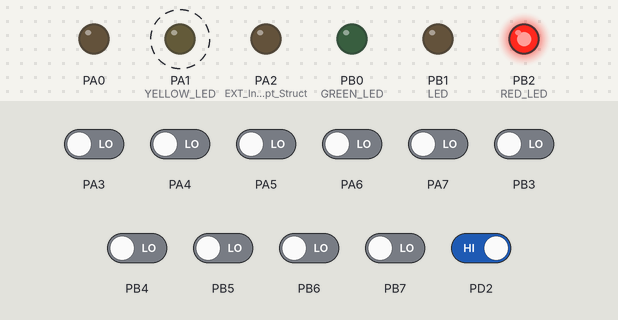
Simulated run of this program. Board: ATmega32, built with avr-gcc and emulated at 8 MHz. On the bench: output pins drawn as LEDs (lit = HIGH). Dashed ring = blinking. The test bench sets the inputs (shaded band); at power-on: PD2 HIGH, PA3–7, PB3–7 LOW.

Above: at 8.7 s.
8.8 s: PD2 driven LOW
At 10.3 s:
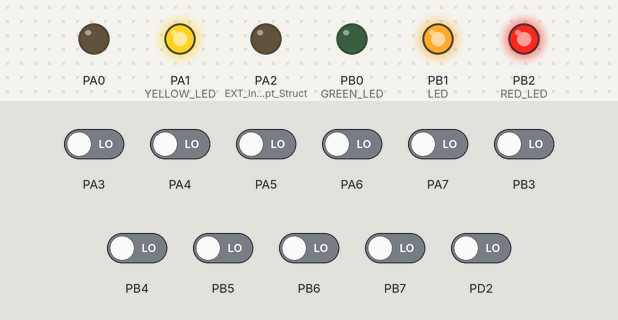
At 15.3 s:
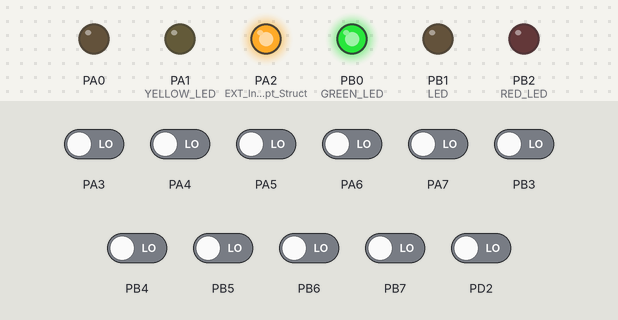
Timing chart, 0 to 31.3 s (numbered marks = the images above; inputs shaded):
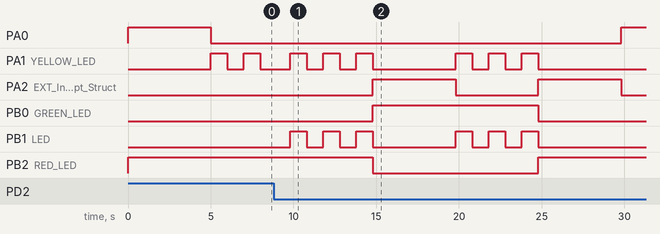

Measured:
- after the input at 8.8 s, PA2 (EXT_Interrupt_Struct): alternates HIGH for 5.0 s and LOW for 5.0 s, starting after 6.0 s; PB0 (GREEN_LED): LOW → HIGH after 6.0 s, → LOW 10.0 s later

The program:

main.c
```c
/******************************************************************************
 *
 * Module: Main Function
 *
 * File Name: main.c
 *
 * Description: Source file for the main function
 *
 * Author: Moaz Mohamed
 *
 *******************************************************************************/

/*******************************************************************************
 *                                Includes                                     *
 *******************************************************************************/
#include "../Application/app.h"

/*******************************************************************************
 *                                Main Function                                *
 *******************************************************************************/

int main(void)
{

	app_start();
	while(1);
}
```

app.c
```c
/******************************************************************************
 *
 * Module: Application
 *
 * File Name: app.c
 *
 * Description: Source file for the application layer
 *
 * Author: Moaz Mohamed
 *
 *******************************************************************************/

/*******************************************************************************
 *                                Includes                                     *
 *******************************************************************************/
#include "app.h"
#include "../HAL/led.h"

/*******************************************************************************
 *                           Global Variables                                  *
 *******************************************************************************/
/*Global flags indicating which led is currently on in the car traffic lights*/
static boolean g_car_red_on=FALSE;
static boolean g_car_yellow_on=FALSE;
static boolean g_car_green_on=FALSE;

/*Global Timer0 configuration structure used in normal mode, it's configured to trigger an interrupt every second*/
static Timer0_ConfigType Timer0_Struct={
		0,0,TIMER0_F_CPU_256,TIMER0_NORMAL_MODE
};

/*Global Timer1 configuration structure used in normal mode, it's configured to trigger an interrupt every second*/
static Timer1_ConfigType Timer1_Struct={
		0,31250,TIMER1_F_CPU_256,TIMER1_COMPARE_MODE
};

/*Variables used in normal mode logic*/
/*This variable indicates which snippet of code to be executed in the switch statement*/
LED_State normal_state=GREEN;

/*Counter used to count the number of interrupts to reaching 1 second*/
uint16 normal_interrupt_counter=0;

/*Counter used in counting the number of yellow LED blinks*/
uint8 normal_yellow_LED_counter=0;
boolean normal_yellow_on=TRUE;

/*Flag to prevent multiple interrupts to be triggered by the button*/
boolean g_button_interrupt_flag=TRUE;

/*******************************************************************************
 *                      Functions Definitions                                  *
 *******************************************************************************/
/*
 * Description : This functions starts the application.
 */
void app_start()
{
	/*External interrupt 0 configuration*/
	EXT_Interrupts_ConfigType EXT_Interrupt_Struct={
			EXT_INT0,EXT_FALLING_EDGE,button_callBack
	};

	/*Enable the I-bit*/
	SREG|=(1<<7);

	/*Setup Timer1 callback, .i.e, the pedestrian mode logic*/
	Timer1_setCallBack(timer1_callBack);
	/*Setup Timer0 callback, .i.e, the normal mode logic*/
	Timer0_setCallBack(timer0_callBack);
	/*Configure the LEDs*/
	setup_LEDs();
	/*Configure INT0*/
	EXT_Interrupts_interruptSetup(&EXT_Interrupt_Struct);
	/*Start Timer0, thus start the system in normal mode*/
	Timer0_init(&Timer0_Struct);

	while(1);
}

/*
 * Description : This functions configure the pins that are connected to the leds as output pins
 */
void setup_LEDs()
{
	uint8 pin_index=0;

	for(pin_index=0; pin_index<3; pin_index++)
	{
		LED_setup(CAR_LEDS_PORT_ID, pin_index);
		LED_setup(PEDESTRIANS_PORT_ID, pin_index);
	}
}

/*
 * Description : This functions contains the logic of the instructions to be executed when the button triggers an interrupt.
 */
void button_callBack()
{
	if(g_button_interrupt_flag==TRUE)
	{
		g_button_interrupt_flag=FALSE;
		Timer0_deInit();
		Timer1_init(&Timer1_Struct);
	}
}

/*
 * Description : This functions contains the logic of the instructions to be executed when Timer1 triggers an interrupt.
 */
void timer1_callBack()
{
	static uint8 seconds=0;
	static boolean yellow_on=TRUE;
	static Mode_Switching mode_state=ENTERING_PEDESTRIANS;
	static Mode_Switching mode_subState=ENTERING_PEDESTRIANS;
	if(g_car_red_on==TRUE)
	{
		switch(mode_state)
		{
		case ENTERING_PEDESTRIANS:
			LED_off(PEDESTRIANS_PORT_ID,RED_LED);
			LED_on(CAR_LEDS_PORT_ID,RED_LED);
			LED_on(PEDESTRIANS_PORT_ID,GREEN_LED);
			seconds++;
			if(seconds==5)
			{
				LED_off(CAR_LEDS_PORT_ID,RED_LED);
				LED_on(CAR_LEDS_PORT_ID,YELLOW_LED);
				LED_on(PEDESTRIANS_PORT_ID,YELLOW_LED);
				seconds=0;
				mode_state=RETURNING_TO_NORMAL;
			}
			break;
		case RETURNING_TO_NORMAL:
			seconds++;
			if(seconds==5)
			{
				seconds=0;
				mode_state=INITIALIZING_FOR_NORMAL;
				LED_off(CAR_LEDS_PORT_ID,YELLOW_LED);
				LED_off(PEDESTRIANS_PORT_ID,YELLOW_LED);
				LED_on(CAR_LEDS_PORT_ID,RED_LED);
				LED_on(PEDESTRIANS_PORT_ID,RED_LED);
				LED_off(PEDESTRIANS_PORT_ID,GREEN_LED);
			}
			else
			{
				LED_toggle(CAR_LEDS_PORT_ID,YELLOW_LED);
				LED_toggle(PEDESTRIANS_PORT_ID,YELLOW_LED);
			}
			break;
		case INITIALIZING_FOR_NORMAL:
			seconds++;
			if(seconds==5)
			{
				seconds=0;
				yellow_on=TRUE;
				mode_state=ENTERING_PEDESTRIANS;
				LED_off(CAR_LEDS_PORT_ID,RED_LED);
				reinitializeForNormalMode();
				g_button_interrupt_flag=TRUE;
				Timer1_deInit();
				Timer0_init(&Timer0_Struct);
			}
			break;
		}
	}
	else if(g_car_green_on==TRUE || g_car_yellow_on==TRUE)
	{
		switch (mode_state)
		{
		case ENTERING_PEDESTRIANS:
			switch (mode_subState)
			{
			case ENTERING_PEDESTRIANS:
				LED_on(PEDESTRIANS_PORT_ID, RED_LED);
				LED_off(CAR_LEDS_PORT_ID,GREEN_LED);
				if(yellow_on==TRUE)
				{
					yellow_on=FALSE;
					LED_on(PEDESTRIANS_PORT_ID,YELLOW_LED);
					LED_on(CAR_LEDS_PORT_ID,YELLOW_LED);
				}
				else
				{
					seconds++;
					if(seconds==5)
					{
						LED_off(PEDESTRIANS_PORT_ID,YELLOW_LED);
						LED_off(CAR_LEDS_PORT_ID,YELLOW_LED);
						LED_on(CAR_LEDS_PORT_ID,RED_LED);
						LED_off(CAR_LEDS_PORT_ID,GREEN_LED);
						LED_on(PEDESTRIANS_PORT_ID,GREEN_LED);
						LED_off(PEDESTRIANS_PORT_ID, RED_LED);
						seconds=0;
						yellow_on=TRUE;
						mode_subState = RETURNING_TO_NORMAL;
					}
					else
					{
						LED_toggle(PEDESTRIANS_PORT_ID,YELLOW_LED);
						LED_toggle(CAR_LEDS_PORT_ID,YELLOW_LED);
					}
				}
				break;
			case RETURNING_TO_NORMAL:
				seconds++;
				if(seconds==5)
				{
					seconds=0;
					LED_off(CAR_LEDS_PORT_ID,RED_LED);
					LED_on(PEDESTRIANS_PORT_ID,YELLOW_LED);
					LED_on(CAR_LEDS_PORT_ID,YELLOW_LED);
					mode_subState = ENTERING_PEDESTRIANS;
					mode_state=RETURNING_TO_NORMAL;
				}
				break;
			case INITIALIZING_FOR_NORMAL:
				/*Do Nothing*/
				break;
			}
			break;
			case RETURNING_TO_NORMAL:
				seconds++;
				if(seconds==5)
				{
					seconds=0;
					mode_state=INITIALIZING_FOR_NORMAL;
					LED_off(CAR_LEDS_PORT_ID,YELLOW_LED);
					LED_off(PEDESTRIANS_PORT_ID,YELLOW_LED);
					LED_on(CAR_LEDS_PORT_ID,RED_LED);
					LED_on(PEDESTRIANS_PORT_ID,RED_LED);
					LED_off(PEDESTRIANS_PORT_ID,GREEN_LED);
				}
				else
				{
					LED_toggle(CAR_LEDS_PORT_ID,YELLOW_LED);
					LED_toggle(PEDESTRIANS_PORT_ID,YELLOW_LED);
				}
				break;
			case INITIALIZING_FOR_NORMAL:
				seconds++;
				if(seconds==5)
				{
					seconds=0;
					yellow_on=TRUE;
					mode_state=ENTERING_PEDESTRIANS;
					mode_subState=ENTERING_PEDESTRIANS;
					LED_off(CAR_LEDS_PORT_ID,RED_LED);
					reinitializeForNormalMode();
					g_button_interrupt_flag=TRUE;
					Timer1_deInit();
					Timer0_init(&Timer0_Struct);
				}
				break;
		}
	}
	else
	{

	}
}

/*
 * Description : This functions contains the logic of the instructions to be executed when Timer0 triggers an interrupt.
 */
void timer0_callBack()
{
	LED_on(PEDESTRIANS_PORT_ID,RED_LED);
	switch (normal_state)
	{
	case GREEN:
		LED_on(CAR_LEDS_PORT_ID, GREEN_LED);
		g_car_green_on=TRUE;
		g_car_red_on=FALSE;
		g_car_yellow_on=FALSE;
		normal_interrupt_counter++;
		if(normal_interrupt_counter==610)
		{
			LED_off(CAR_LEDS_PORT_ID, GREEN_LED);
			g_car_green_on=FALSE;
			normal_interrupt_counter=0;
			normal_state=YELLOW;
		}
		else
		{

		}
		break;
	case YELLOW:
		if(normal_yellow_on==TRUE)
		{
			g_car_yellow_on=TRUE;
			g_car_red_on=FALSE;
			g_car_green_on=FALSE;
			LED_on(CAR_LEDS_PORT_ID, YELLOW_LED);
			normal_yellow_on=FALSE;
		}
		normal_interrupt_counter++;
		if(normal_interrupt_counter==122)
		{
			normal_yellow_LED_counter++;
			normal_interrupt_counter=0;
			if(normal_yellow_LED_counter==5)
			{
				LED_off(CAR_LEDS_PORT_ID, YELLOW_LED);
				g_car_yellow_on=FALSE;
				normal_yellow_LED_counter=0;
				normal_interrupt_counter=0;
				normal_yellow_on=TRUE;
				normal_state=RED;
			}
			else
			{
				LED_toggle(CAR_LEDS_PORT_ID, YELLOW_LED);
			}
		}
		else
		{

		}
		break;
	case RED:
		LED_on(CAR_LEDS_PORT_ID, RED_LED);
		g_car_yellow_on=FALSE;
		g_car_red_on=TRUE;
		g_car_green_on=FALSE;
		if(normal_interrupt_counter<610)
		{
			normal_interrupt_counter++;
		}
		else
		{
			LED_off(CAR_LEDS_PORT_ID, RED_LED);
			g_car_red_on=FALSE;
			normal_interrupt_counter=0;
			normal_state=GREEN;
		}
		break;
	}
}

/*
 * Description : This functions reinitialize global values used in the callback function of timer0.
 */
void reinitializeForNormalMode()
{
	normal_state=GREEN;
	normal_interrupt_counter=0;
	normal_yellow_LED_counter=0;
	normal_yellow_on=TRUE;
}
```

app.h
```c
 /******************************************************************************
 *
 * Module: Application
 *
 * File Name: app.h
 *
 * Description: Header file for the application layer
 *
 * Author: Moaz Mohamed
 *
 *******************************************************************************/

#ifndef APP_H_
#define APP_H_

/*******************************************************************************
 *                                Includes                                     *
 *******************************************************************************/
#include "../Definitions_and_Macros/std_types.h"
#include "../HAL/led.h"

/*******************************************************************************
 *                      Preprocessor Macros                                    *
 *******************************************************************************/
#define CAR_LEDS_PORT_ID 		PORTA_ID
#define PEDESTRIANS_PORT_ID		PORTB_ID
#define GREEN_LED				PIN0_ID
#define YELLOW_LED				PIN1_ID
#define RED_LED					PIN2_ID

/*******************************************************************************
 *                         Types Declaration                                   *
 *******************************************************************************/
typedef enum{
	GREEN,YELLOW,RED
}LED_State;

typedef enum{
	ENTERING_PEDESTRIANS, RETURNING_TO_NORMAL,INITIALIZING_FOR_NORMAL
}Mode_Switching;

/*******************************************************************************
 *                      Functions Prototypes                                   *
 *******************************************************************************/
/*
 * Description : This functions starts the application.
 */
void app_start();

/*
 * Description : This functions configure the pins that are connected to the leds as output pins
 */
void setup_LEDs();

/*
 * Description : This functions contains the logic of the instructions to be executed when the button triggers an interrupt.
 */
void button_callBack();

/*
 * Description : This functions contains the logic of the instructions to be executed when Timer1 triggers an interrupt.
 */
void timer1_callBack();

/*
 * Description : This functions contains the logic of the instructions to be executed when Timer0 triggers an interrupt.
 */
void timer0_callBack();

/*
 * Description : This functions reinitialize global values used in the callback function of timer0.
 */
void reinitializeForNormalMode();

#endif /* APP_H_ */
```

led.c
```c
 /******************************************************************************
 *
 * Module: LED Module
 *
 * File Name: led.c
 *
 * Description: Source file for LED Module
 *
 * Author: Moaz Mohamed
 *
 *******************************************************************************/

/*******************************************************************************
 *                                Includes                                     *
 *******************************************************************************/
#include "led.h"
#include "../MCAL/GPIO/gpio.h"

/*******************************************************************************
 *                      Functions Definitions                                  *
 *******************************************************************************/
/*
 * Description : This function is responsible for setting up a led to be connected to a specific port and pin in the mcu.
 */
LED_FunctionState LED_setup(uint8 port_num, uint8 pin_num)
{
	if(port_num>3 || pin_num>7 )
	{
		return LED_ERROR;
	}
	else
	{
		if(GPIO_setupPinDirection(port_num, pin_num, PIN_OUTPUT)== GPIO_SUCCESS)
		{
			LED_off(port_num, pin_num);
			return LED_SUCCESS;
		}
		else
		{
			return LED_ERROR;
		}

	}
}

/*
 * Description : This function is responsible for turning on a led via gpio driver.
 */
void LED_on(uint8 port_num, uint8 pin_num)
{
	GPIO_writePin(port_num, pin_num, LED_ON);
}

/*
 * Description : This function is responsible for turning off a led via gpio driver.
 */
void LED_off(uint8 port_num, uint8 pin_num)
{
	GPIO_writePin(port_num, pin_num, LED_OFF);
}

/*
 * Description : This function is responsible for toggling a led via gpio driver.
 */
void LED_toggle(uint8 port_num, uint8 pin_num)
{
	uint8 value=GPIO_readPin(port_num, pin_num);
	if(value== LED_ON)
	{
		GPIO_writePin(port_num, pin_num, LED_OFF);
	}
	else
	{
		GPIO_writePin(port_num, pin_num, LED_ON);
	}
}
```

led.h
```c
 /******************************************************************************
 *
 * Module: LED Module
 *
 * File Name: led.h
 *
 * Description: Header file for LED Module
 *
 * Author: Moaz Mohamed
 *
 *******************************************************************************/

#ifndef LED_H_
#define LED_H_

/*******************************************************************************
 *                                Includes                                     *
 *******************************************************************************/
#include "../Definitions_and_Macros/std_types.h"
#include "../MCAL/GPIO/gpio.h"
#include "../MCAL/External_Interrupts/external_interrupts.h"
#include "../MCAL/Timer1/timer1.h"
#include "../MCAL/Timer0/timer0.h"
#include <avr/io.h>
/*******************************************************************************
 *                      Preprocessor Macros                                    *
 *******************************************************************************/
#define LED_ON		LOGIC_HIGH
#define LED_OFF 	LOGIC_LOW

/*******************************************************************************
 *                         Types Declaration                                   *
 *******************************************************************************/

typedef enum {
	LED_ERROR,LED_SUCCESS
}LED_FunctionState;


/*******************************************************************************
 *                      Functions Prototypes                                   *
 *******************************************************************************/
/*
 * Description : This function is responsible for setting up a led to be connected to a specific port and pin in the mcu.
 */
LED_FunctionState LED_setup(uint8 port_num, uint8 pin_num);

/*
 * Description : This function is responsible for turning on a led via gpio driver.
 */
void LED_on(uint8 port_num, uint8 pin_num);

/*
 * Description : This function is responsible for turning off a led via gpio driver.
 */
void LED_off(uint8 port_num, uint8 pin_num);

/*
 * Description : This function is responsible for toggling a led via gpio driver.
 */
void LED_toggle(uint8 port_num, uint8 pin_num);

#endif /* LED_H_ */
```

common_macros.h
```c
 /******************************************************************************
 *
 * Module: Common - Macros
 *
 * File Name: Common_Macros.h
 *
 * Description: Commonly used Macros
 *
 * Author: Moaz Mohamed
 *
 *******************************************************************************/

#ifndef COMMON_MACROS
#define COMMON_MACROS

/* Set a certain bit in any register */
#define SET_BIT(REG,BIT) (REG|=(1<<BIT))

/* Clear a certain bit in any register */
#define CLEAR_BIT(REG,BIT) (REG&=(~(1<<BIT)))

/* Toggle a certain bit in any register */
#define TOGGLE_BIT(REG,BIT) (REG^=(1<<BIT))

/* Rotate right the register value with specific number of rotates */
#define ROR(REG,num) ( REG= (REG>>num) | (REG<<(8-num)) )

/* Rotate left the register value with specific number of rotates */
#define ROL(REG,num) ( REG= (REG<<num) | (REG>>(8-num)) )

/* Check if a specific bit is set in any register and return true if yes */
#define BIT_IS_SET(REG,BIT) ( REG & (1<<BIT) )

/* Check if a specific bit is cleared in any register and return true if yes */
#define BIT_IS_CLEAR(REG,BIT) ( !(REG & (1<<BIT)) )

/*Read bit value in a register*/
#define GET_BIT(REG,BIT) ((REG&(1<<BIT))>>BIT)
#endif
```

Source omitted: std_types.h (1402 bytes), external_interrupts.c (3177 bytes), external_interrupts.h (1925 bytes), gpio.c (5660 bytes), gpio.h (3699 bytes), timer0.c (3173 bytes), timer0.h (1933 bytes), timer1.c (3272 bytes), timer1.h (1933 bytes)
